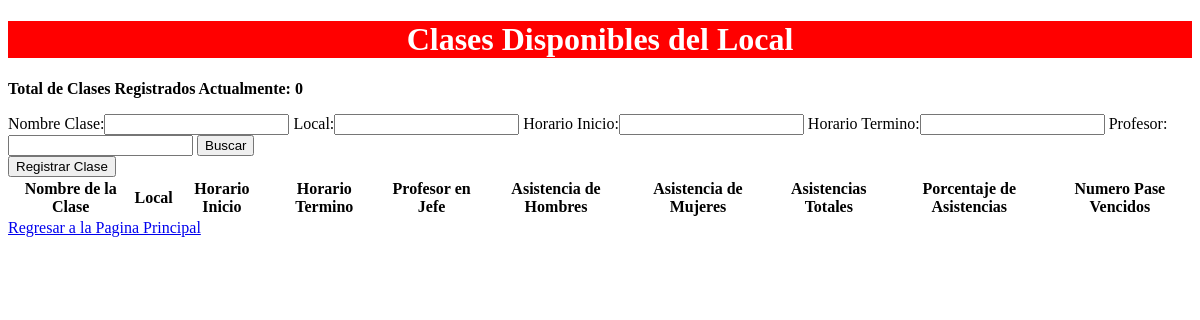
The app's page /Listado_Clases/ (signed in), older data.
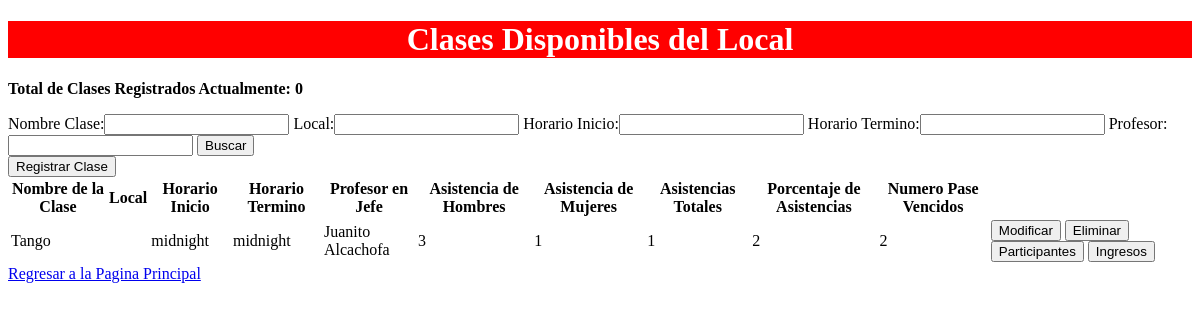
The same page, newer data.
### Base_Clase/models.py (models this page shows)
class Klase(models.Model):
    Code_Clase=models.IntegerField(default=random_string)
    NombreClas=models.CharField(max_length=50)
    Local=models.CharField(max_length=30)
    ClassInicio=models.TimeField('%H:%M')
    ClassTermino=models.TimeField('%H:%M')
    Profesor=models.CharField(max_length=50)
    AsistHombres=models.IntegerField()
    AsistMujeres=models.IntegerField()
    AsistTotales=models.IntegerField()
    AsistPorcentaje=models.IntegerField()
    PaseVencidos=models.IntegerField()

### Base_Clase/views.py (the view)
# urls.py: url('Listado_Clases/', views.Lista_Clases),#Clases/Lisa_Clase.html
@login_required
def Lista_Clases(request):
	Lst_Clases=Klase.objects.all()
	Filtro_Cls = Filtro_Clases(request.GET, queryset=Lst_Clases)
	Lst_Clases = Filtro_Cls.qs
	return render(request,"Clases/Lista_Clase.html",{"Lista_HTML":Lst_Clases, 'Filtro':Filtro_Cls})

### Base_Clase/templates/Clases/Lista_Clase.html (shortened to what this page needs)
<!DOCTYPE html>
<html>
<head>
</head>
<body>
		<h1 style="background-color:red; color:white; text-align:center;">Clases Disponibles del Local</h1>
		<p><strong>Total de Clases Registrados Actualmente: {{Lista_CLASES|length}}</strong></p>
		<form method="GET" action="/Listado_Clases/">
            {{Filtro.form}}
            <button class="btn btn-primary" type="submit">Buscar</button>
        </form>
		<a href="/Registrar_Clase/"><button>Registrar Clase</button></a>
		<table>
			<tr>
				<th>Nombre de la Clase</th>
				<th>Local</th>
				<th>Horario Inicio</th>
				<th>Horario Termino</th>
				<th>Profesor en Jefe</th>
				<th>Asistencia de Hombres</th>
				<th>Asistencia de Mujeres</th>
				<th>Asistencias Totales</th>
				<th>Porcentaje de Asistencias</th>
				<th>Numero Pase Vencidos</th>
			</tr>
			{% for Claz in Lista_HTML %}
			<tr>
				<td>{{Claz.NombreClas}}</td>
				<td>{{Claz.Local}}</td>
				<td>{{Claz.ClassInicio}}</td>
				<td>{{Claz.ClassTermino}}</td>
				<td>{{Claz.Profesor}}</td>
				<td>{{Claz.AsistHombres}}</td>
				<td>{{Claz.AsistMujeres}}</td>
				<td>{{Claz.AsistTotales}}</td>
				<td>{{Claz.AsistPorcentaje}}</td>
				<td>{{Claz.PaseVencidos}}</td>
				<td>
					<a href="/Modificar_Clase/{{Claz.id}}/"><button>Modificar</button></a>
					<a href="/Eliminar_Clase/{{Claz.id}}/"><button>Eliminar</button></a>
					<a href="/Participantes/{{Claz.id}}/"><button>Participantes</button></a>
					<a href="https://www.google.com/"><button>Ingresos</button></a>
				</td>
			</tr>
			{% endfor %}
		</table>
		<a href="/">Regresar a la Pagina Principal</a>
</body>
</html>

Row changes from the older to the newer data that the page shows:
added Klase: NombreClas "Tango", ClassInicio "midnight", ClassTermino "midnight", Profesor "Juanito Alcachofa", AsistHombres "3", AsistMujeres "1", AsistTotales "1", AsistPorcentaje "2", PaseVencidos "2"
